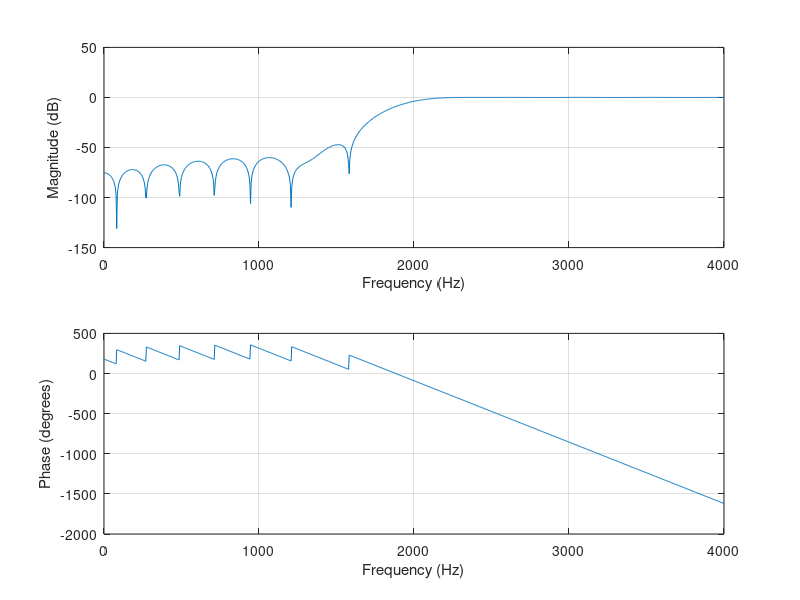
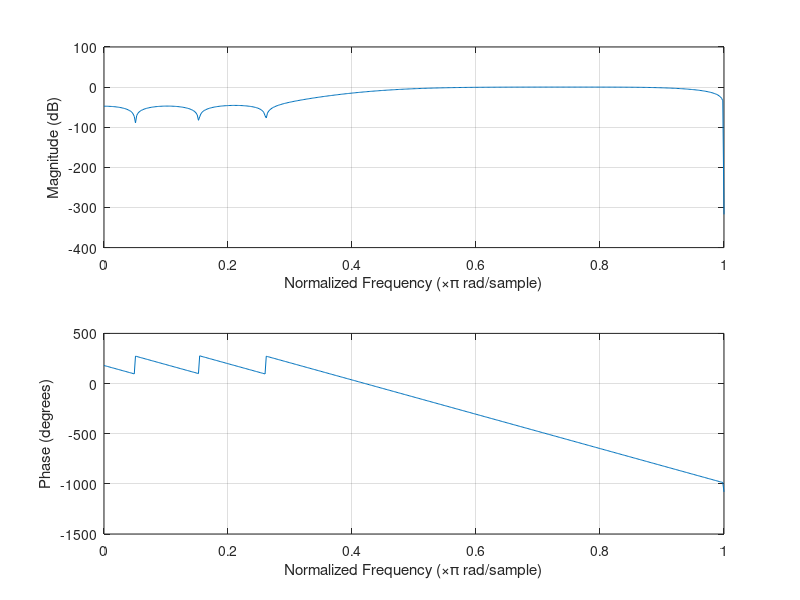
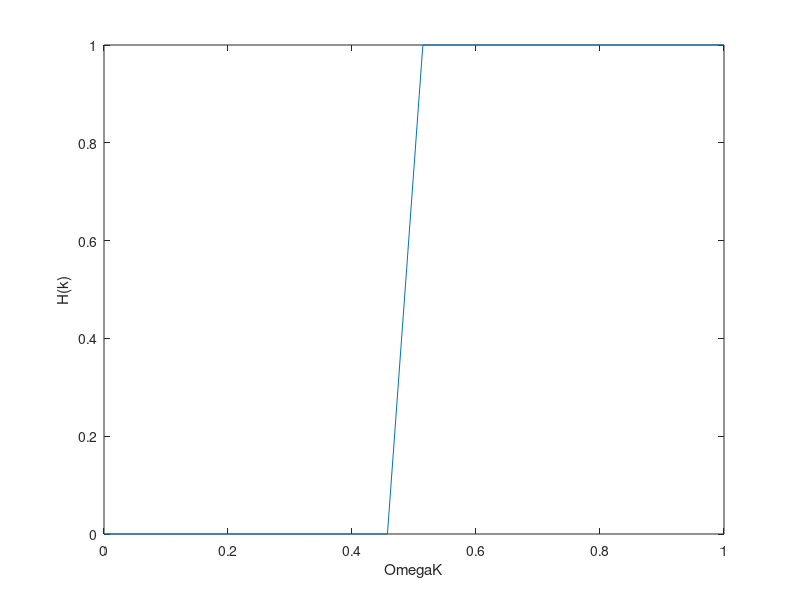

These charts were generated, in order, by the following MATLAB code:
%------------------------------
% Assigment 3, Part 2-3
% Meng Edge Computing
% -----------------------------
% purpose: FIR filter  Frequency Sampling Method
%
% created by: Deniz Calik 
% ID: 25321919
%
% created on 10/11/2025
%------------------------------
clc;
clear all;
close all;


fs = 32e3; % smapling f
fc = 8e3; % cut off
N = 19; % lenght is 19 
M = (N-1)/2; % middle index

% normalized cut offs
wn = fc/(fs/2);


%H[k] = 0 when frequency < fc
%H[k] = 1 when frequency ≥ fc
for k = 0:1:M % counts half of length

    % we check the formula omegaK > wn(cut off rad); then 1 , if not 0

    omegaK(k+1) = (2.0*k/N);   % frequency of bin k
    if omegaK(k+1) >= wn
        Hdk(k+1) = 1;
    else
        Hdk(k+1) = 0;
    end
end

% because highpass last index should be 1 and the firs is 0
omegaK(end)=1; 

for n = 0:1:M
    sum_cos = 0;
    for k = 1:1:M
        sum_cos = sum_cos + Hdk(k+1)*cos(2*pi*k*(n-M)/N);
    end
    hn(n+1) = (1/N) * ( Hdk(1) + 2*sum_cos );
end

% we match mirror to get symmetric FIR

for n = M+2:1:2*M+1
    hn(n) = hn(2*M+2 - n); 
    % hn(11) = hn(9), hn(12) = hn(8) ..... hn(19) = hn(1)
    % so we get h(1) .... h(10).... h(19) mirrored 
end


h_win = hn .*hamming(N)';
figure(1);
freqz(h_win,1,512)



%===================================================================
% using fir2 command for frequency smapling method 


bhi = fir2(N,omegaK,Hdk);
figure(2);
freqz(bhi,1,512)

figure(3);
plot(omegaK,Hdk);
xlabel('OmegaK');
ylabel('H(k)');

% =====================================================
% =====================================================

%=================== examples ===============

% ================ low pass ===================
clc;
clear all;
close all;


fs = 8e3; % smapling f
fc = 2e3; % cut off
N = 35; % lenght is 35 
M = (N-1)/2; % middle index
n = N-1;

% normalized cut offs
wn = fc/(fs/2);






%H[k] = 0 when frequency < fc
%H[k] = 1 when frequency ≥ fc
for k = 0:1:M % counts half of length

    % we check the formula omegaK > wn(cut off rad); then 1 , if not 0

    omegaK(k+1) = (2.0*k/N);   % frequency of bin k
    if omegaK(k+1) <= wn
        Hdk(k+1) = 1;
    else
        Hdk(k+1) = 0;
    end
end

% because highpass last index should be 1 and the firs is 0
omegaK(end)=1; 

for n = 0:1:M
    sum_cos = 0;
    for k = 1:1:M
        sum_cos = sum_cos + Hdk(k+1)*cos(2*pi*k*(n-M)/N);
    end
    hn(n+1) = (1/N) * ( Hdk(1) + 2*sum_cos );
end

% we match mirror to get symmetric FIR

for n = M+2:1:2*M+1
    hn(n) = hn(2*M+2 - n); 
    % hn(11) = hn(9), hn(12) = hn(8) ..... hn(19) = hn(1)
    % so we get h(1) .... h(10).... h(19) mirrored 
end


h_win = hn .*hamming(N)';
figure(1);
freqz(h_win,1,1024,fs)

figure(3);
plot(omegaK,Hdk);
xlabel('OmegaK');
ylabel('H(k)');


%=====================================================
%=====================================================

%================ high pass ===================
clc;
clear all;
close all;


fs = 8e3; % smapling f
fc = 2e3; % cut off
N = 35; % lenght is 35
M = (N-1)/2; % middle index
n = N-1;

% normalized cut offs
wn = fc/(fs/2);






%H[k] = 0 when frequency < fc
%H[k] = 1 when frequency ≥ fc
for k = 0:1:M % counts half of length

    % we check the formula omegaK > wn(cut off rad); then 1 , if not 0

    omegaK(k+1) = (2.0*k/N);   % frequency of bin k
    if omegaK(k+1) >= wn
        Hdk(k+1) = 1;
    else
        Hdk(k+1) = 0;
    end
end

% because highpass last index should be 1 and the firs is 0
omegaK(end)=1; 

for n = 0:1:M
    sum_cos = 0;
    for k = 1:1:M
        sum_cos = sum_cos + Hdk(k+1)*cos(2*pi*k*(n-M)/N);
    end
    hn(n+1) = (1/N) * ( Hdk(1) + 2*sum_cos );
end

% we match mirror to get symmetric FIR

for n = M+2:1:2*M+1
    hn(n) = hn(2*M+2 - n); 
    % hn(11) = hn(9), hn(12) = hn(8) ..... hn(19) = hn(1)
    % so we get h(1) .... h(10).... h(19) mirrored 
end


h_win = hn .*hamming(N)';
figure(1);
freqz(h_win,1,1024,fs)

figure(3);
plot(omegaK,Hdk);
xlabel('OmegaK');
ylabel('H(k)');
